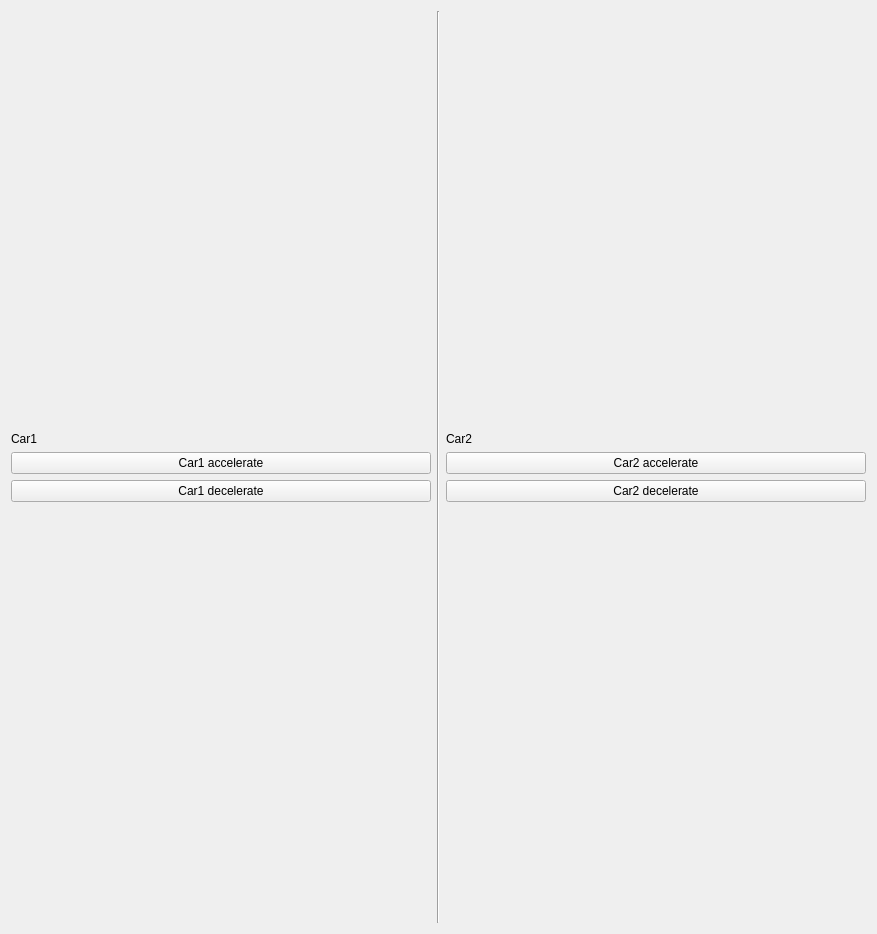
<?xml version="1.0" encoding="UTF-8"?>
<ui version="4.0">
 <class>SupervisionGuiWidget</class>
 <widget class="QWidget" name="SupervisionGuiWidget">
  <property name="enabled">
   <bool>true</bool>
  </property>
  <property name="geometry">
   <rect>
    <x>0</x>
    <y>0</y>
    <width>877</width>
    <height>934</height>
   </rect>
  </property>
  <property name="sizePolicy">
   <sizepolicy hsizetype="Preferred" vsizetype="Fixed">
    <horstretch>0</horstretch>
    <verstretch>0</verstretch>
   </sizepolicy>
  </property>
  <property name="windowTitle">
   <string>Darias Supervision</string>
  </property>
  <layout class="QVBoxLayout" stretch="0">
   <item>
    <layout class="QHBoxLayout" name="horizontalLayout_7">
     <item>
      <layout class="QVBoxLayout" name="Car1">
       <item>
        <spacer name="verticalSpacer_2">
         <property name="orientation">
          <enum>Qt::Vertical</enum>
         </property>
         <property name="sizeHint" stdset="0">
          <size>
           <width>20</width>
           <height>40</height>
          </size>
         </property>
        </spacer>
       </item>
       <item>
        <widget class="QLabel" name="label">
         <property name="text">
          <string>Car1</string>
         </property>
        </widget>
       </item>
       <item>
        <widget class="QPushButton" name="Car1_acc_button">
         <property name="text">
          <string>Car1 accelerate</string>
         </property>
        </widget>
       </item>
       <item>
        <widget class="QPushButton" name="Car1_dec_button">
         <property name="text">
          <string>Car1 decelerate</string>
         </property>
        </widget>
       </item>
       <item>
        <spacer name="verticalSpacer">
         <property name="orientation">
          <enum>Qt::Vertical</enum>
         </property>
         <property name="sizeHint" stdset="0">
          <size>
           <width>20</width>
           <height>40</height>
          </size>
         </property>
        </spacer>
       </item>
      </layout>
     </item>
     <item>
      <widget class="Line" name="line">
       <property name="orientation">
        <enum>Qt::Vertical</enum>
       </property>
      </widget>
     </item>
     <item>
      <layout class="QVBoxLayout" name="Car2">
       <item>
        <spacer name="verticalSpacer_3">
         <property name="orientation">
          <enum>Qt::Vertical</enum>
         </property>
         <property name="sizeHint" stdset="0">
          <size>
           <width>20</width>
           <height>40</height>
          </size>
         </property>
        </spacer>
       </item>
       <item>
        <widget class="QLabel" name="label_2">
         <property name="text">
          <string>Car2</string>
         </property>
        </widget>
       </item>
       <item>
        <widget class="QPushButton" name="Car2_acc_button">
         <property name="text">
          <string>Car2 accelerate</string>
         </property>
        </widget>
       </item>
       <item>
        <widget class="QPushButton" name="Car2_dec_button">
         <property name="text">
          <string>Car2 decelerate</string>
         </property>
        </widget>
       </item>
       <item>
        <spacer name="verticalSpacer_4">
         <property name="orientation">
          <enum>Qt::Vertical</enum>
         </property>
         <property name="sizeHint" stdset="0">
          <size>
           <width>20</width>
           <height>40</height>
          </size>
         </property>
        </spacer>
       </item>
      </layout>
     </item>
    </layout>
   </item>
  </layout>
 </widget>
 <resources/>
 <connections/>
</ui>
